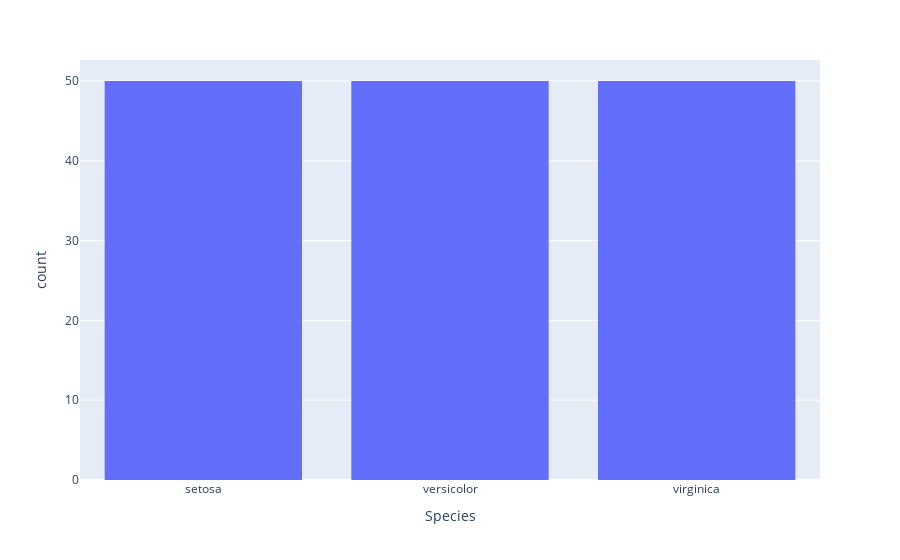

The notebook cell this image was saved under:
### Markdown cell above
## Histograms

Histograms introduce a new idea, **probability distributions**, into the discussion.
A probability distribution is simply a table listing the probability that a variable will have a particular value.

In our work, you can think in terms of **count distributions** or the number of times a variable has a particular value.
We will use the term **distribution** to refer to either count or probability distributions interchangeably. 

There are as many different types of distributions - as many as different types of animals in the zoo!
For our purposes, we highlight five general shapes of distributions:

- **Uniform:** a flat distribution where every value is equally likely
- **Normal:** a bell curve distribution where values toward the middle are most likely
- **Skewed right:** a declining distribution were small values are likely and large values unlikely
- **Skewed left:** the opposite of skewed right
- **Mixtures:** appear as two or more of the above distributions

The purpose of generating histograms is to visually determine the approximate distribution of a variable. 
Histograms can reveal extreme values, missing ranges, or skew, that may require special care in later analysis.

Histograms:

- Require x 
- Automatically determine bar widths for x
- Automatically define y as the count of values for x
- Are used to show the distribution of a **single** variable

Let's first look at the distribution of `Species` in our dataset:

- with `px` do `histogram` using
    - `dta_iris`
    - freestyle `x="Species"`

### Code cell
px.histogram(dta_iris,x='Species')

#<xml xmlns="https://developers.google.com/blockly/xml"><variables><variable id="+yh,Zg{hON]zy6D~.rH#">px</variable><variable id="E*CJ3@KOAl*hkk/%JY3Y">dta_iris</variable></variables><block type="varDoMethod" id="7PkTI5@+A6#C}J7CTmyF" x="0" y="0"><mutation items="2"></mutation><field name="VAR" id="+yh,Zg{hON]zy6D~.rH#">px</field><field name="MEMBER">histogram</field><data>px:histogram</data><value name="ADD0"><block type="variables_get" id="?|WUnTcv0MLddRWQJu9%"><field name="VAR" id="E*CJ3@KOAl*hkk/%JY3Y">dta_iris</field></block></value><value name="ADD1"><block type="dummyOutputCodeBlock" id="UglOz/8vBZ3HJ~VR.TJk"><field name="CODE">x='Species'</field></block></value></block></xml>

### Figure 1 — Plotly figure (JSON) as saved in the notebook; plotly's stock layout.template omitted (floating-point values rounded to 4 significant figures; data arrays with more than 128 entries replaced by an {"elided": "..."} marker saying what was removed)
{"data": [{"bingroup": "x", "hovertemplate": "Species=%{x}<br>count=%{y}<extra></extra>", "legendgroup": "", "marker": {"color": "#636efa", "pattern": {"shape": ""}}, "name": "", "orientation": "v", "showlegend": false, "type": "histogram", "x": {"elided": "150 str values"}, "xaxis": "x", "yaxis": "y"}], "layout": {"barmode": "relative", "legend": {"tracegroupgap": 0}, "margin": {"t": 60}, "xaxis": {"anchor": "y", "domain": [0, 1], "title": {"text": "Species"}}, "yaxis": {"anchor": "x", "domain": [0, 1], "title": {"text": "count"}}}}
